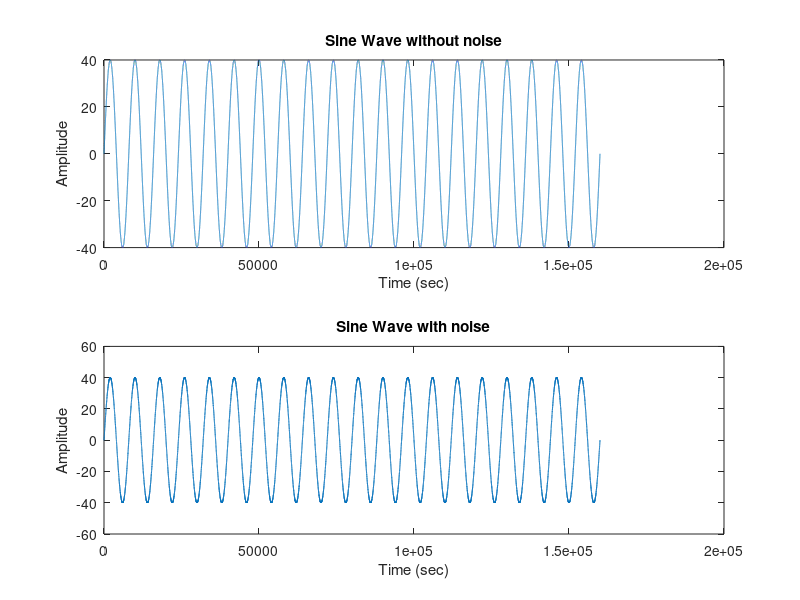

The MATLAB script that drew this image:
Fs = 16000;
f = 2;
n = [0:1/Fs:10];
x = 40 * sin(2*pi*n*f);

subplot(2,1,1);
plot(x);
%axis([0 25 -1.1 1.1]);
xlabel('Time (sec)');
ylabel('Amplitude');
title('Sine Wave without noise');

y = awgn(x,30);
%noise_sig = rand(3, length(x));
%y = x+noise_sig;

subplot(2,1,2);
plot(y);
%axis([0 25 -1.1 1.1]);
xlabel('Time (sec)');
ylabel('Amplitude');
title('Sine Wave with noise');
